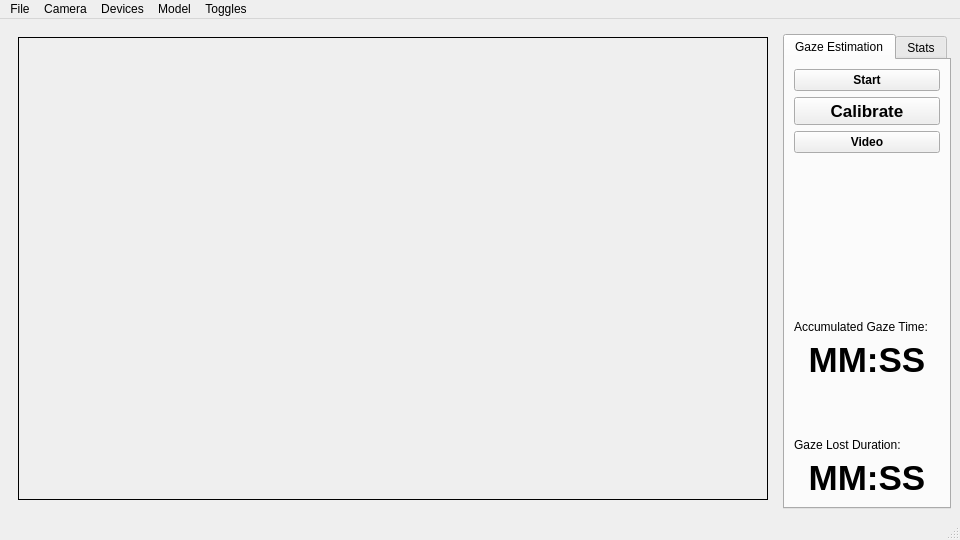
<?xml version="1.0" encoding="UTF-8"?>
<ui version="4.0">
 <class>MainWindow</class>
 <widget class="QMainWindow" name="MainWindow">
  <property name="geometry">
   <rect>
    <x>0</x>
    <y>0</y>
    <width>960</width>
    <height>540</height>
   </rect>
  </property>
  <property name="windowTitle">
   <string>Camera</string>
  </property>
  <widget class="QWidget" name="centralwidget">
   <layout class="QGridLayout" name="gridLayout_3">
    <item row="0" column="0" rowspan="2">
     <widget class="QStackedWidget" name="stackedWidget">
      <property name="sizePolicy">
       <sizepolicy hsizetype="Preferred" vsizetype="Preferred">
        <horstretch>1</horstretch>
        <verstretch>0</verstretch>
       </sizepolicy>
      </property>
      <property name="palette">
       <palette>
        <active>
         <colorrole role="Base">
          <brush brushstyle="SolidPattern">
           <color alpha="255">
            <red>255</red>
            <green>255</green>
            <blue>255</blue>
           </color>
          </brush>
         </colorrole>
         <colorrole role="Window">
          <brush brushstyle="SolidPattern">
           <color alpha="255">
            <red>145</red>
            <green>145</green>
            <blue>145</blue>
           </color>
          </brush>
         </colorrole>
        </active>
        <inactive>
         <colorrole role="Base">
          <brush brushstyle="SolidPattern">
           <color alpha="255">
            <red>255</red>
            <green>255</green>
            <blue>255</blue>
           </color>
          </brush>
         </colorrole>
         <colorrole role="Window">
          <brush brushstyle="SolidPattern">
           <color alpha="255">
            <red>145</red>
            <green>145</green>
            <blue>145</blue>
           </color>
          </brush>
         </colorrole>
        </inactive>
        <disabled>
         <colorrole role="Base">
          <brush brushstyle="SolidPattern">
           <color alpha="255">
            <red>145</red>
            <green>145</green>
            <blue>145</blue>
           </color>
          </brush>
         </colorrole>
         <colorrole role="Window">
          <brush brushstyle="SolidPattern">
           <color alpha="255">
            <red>145</red>
            <green>145</green>
            <blue>145</blue>
           </color>
          </brush>
         </colorrole>
        </disabled>
       </palette>
      </property>
      <property name="currentIndex">
       <number>1</number>
      </property>
      <widget class="QWidget" name="viewfinderPage">
       <layout class="QGridLayout" name="gridLayout_5"/>
      </widget>
      <widget class="QWidget" name="previewPage">
       <layout class="QGridLayout" name="gridLayout_4">
        <item row="0" column="0">
         <widget class="QLabel" name="lastImagePreviewLabel">
          <property name="sizePolicy">
           <sizepolicy hsizetype="Preferred" vsizetype="MinimumExpanding">
            <horstretch>0</horstretch>
            <verstretch>0</verstretch>
           </sizepolicy>
          </property>
          <property name="maximumSize">
           <size>
            <width>1920</width>
            <height>1080</height>
           </size>
          </property>
          <property name="frameShape">
           <enum>QFrame::Box</enum>
          </property>
          <property name="text">
           <string/>
          </property>
         </widget>
        </item>
       </layout>
      </widget>
     </widget>
    </item>
    <item row="1" column="1">
     <widget class="QTabWidget" name="captureWidget">
      <property name="enabled">
       <bool>true</bool>
      </property>
      <property name="currentIndex">
       <number>0</number>
      </property>
      <widget class="QWidget" name="tabCallibration">
       <attribute name="title">
        <string>Gaze Estimation</string>
       </attribute>
       <layout class="QGridLayout" name="gridLayout">
        <item row="4" column="0">
         <spacer name="verticalSpacer_2">
          <property name="orientation">
           <enum>Qt::Vertical</enum>
          </property>
          <property name="sizeHint" stdset="0">
           <size>
            <width>20</width>
            <height>161</height>
           </size>
          </property>
         </spacer>
        </item>
        <item row="7" column="0">
         <widget class="QLabel" name="GazeTime">
          <property name="font">
           <font>
            <pointsize>26</pointsize>
            <bold>true</bold>
           </font>
          </property>
          <property name="layoutDirection">
           <enum>Qt::LeftToRight</enum>
          </property>
          <property name="text">
           <string>MM:SS</string>
          </property>
          <property name="alignment">
           <set>Qt::AlignCenter</set>
          </property>
         </widget>
        </item>
        <item row="6" column="0">
         <widget class="QLabel" name="accumulatedGazeTime">
          <property name="text">
           <string>Accumulated Gaze Time:</string>
          </property>
         </widget>
        </item>
        <item row="2" column="0">
         <widget class="QPushButton" name="pushButton_2">
          <property name="font">
           <font>
            <bold>true</bold>
           </font>
          </property>
          <property name="text">
           <string>Video</string>
          </property>
         </widget>
        </item>
        <item row="1" column="0">
         <widget class="QPushButton" name="Calibrate">
          <property name="enabled">
           <bool>true</bool>
          </property>
          <property name="font">
           <font>
            <pointsize>13</pointsize>
            <bold>true</bold>
           </font>
          </property>
          <property name="text">
           <string>Calibrate</string>
          </property>
         </widget>
        </item>
        <item row="9" column="0">
         <widget class="QLabel" name="gazeLostDuration">
          <property name="text">
           <string>Gaze Lost Duration:</string>
          </property>
         </widget>
        </item>
        <item row="0" column="0">
         <widget class="QPushButton" name="pushButton">
          <property name="font">
           <font>
            <bold>true</bold>
           </font>
          </property>
          <property name="text">
           <string>Start</string>
          </property>
         </widget>
        </item>
        <item row="10" column="0">
         <widget class="QLabel" name="GazeLostTime">
          <property name="font">
           <font>
            <pointsize>26</pointsize>
            <bold>true</bold>
           </font>
          </property>
          <property name="text">
           <string>MM:SS</string>
          </property>
          <property name="alignment">
           <set>Qt::AlignCenter</set>
          </property>
         </widget>
        </item>
        <item row="8" column="0">
         <spacer name="verticalSpacer_3">
          <property name="orientation">
           <enum>Qt::Vertical</enum>
          </property>
          <property name="sizeHint" stdset="0">
           <size>
            <width>20</width>
            <height>40</height>
           </size>
          </property>
         </spacer>
        </item>
       </layout>
      </widget>
      <widget class="QWidget" name="tabStats">
       <attribute name="title">
        <string>Stats</string>
       </attribute>
       <layout class="QGridLayout" name="gridLayout_2">
        <item row="3" column="0">
         <spacer name="verticalSpacer">
          <property name="orientation">
           <enum>Qt::Vertical</enum>
          </property>
          <property name="sizeHint" stdset="0">
           <size>
            <width>20</width>
            <height>76</height>
           </size>
          </property>
         </spacer>
        </item>
        <item row="5" column="0">
         <widget class="QPushButton" name="metaDataButton">
          <property name="text">
           <string>Resource Utilization</string>
          </property>
          <property name="checkable">
           <bool>true</bool>
          </property>
         </widget>
        </item>
        <item row="0" column="0">
         <widget class="QPushButton" name="recordButton">
          <property name="text">
           <string>Daily</string>
          </property>
         </widget>
        </item>
        <item row="1" column="0">
         <widget class="QPushButton" name="pauseButton">
          <property name="text">
           <string>Weekly</string>
          </property>
         </widget>
        </item>
        <item row="4" column="0">
         <widget class="QPushButton" name="muteButton">
          <property name="text">
           <string>Power Utilization</string>
          </property>
          <property name="checkable">
           <bool>true</bool>
          </property>
         </widget>
        </item>
        <item row="2" column="0">
         <widget class="QPushButton" name="stopButton">
          <property name="text">
           <string>Monthly</string>
          </property>
         </widget>
        </item>
       </layout>
      </widget>
     </widget>
    </item>
   </layout>
  </widget>
  <widget class="QMenuBar" name="menubar">
   <property name="geometry">
    <rect>
     <x>0</x>
     <y>0</y>
     <width>960</width>
     <height>37</height>
    </rect>
   </property>
   <widget class="QMenu" name="menuFile">
    <property name="title">
     <string>File</string>
    </property>
    <addaction name="actionShow_Video"/>
    <addaction name="actionStop_Video"/>
    <addaction name="separator"/>
    <addaction name="actionExit"/>
   </widget>
   <widget class="QMenu" name="menuToggles">
    <property name="title">
     <string>Toggles</string>
    </property>
    <addaction name="actionShow_Landmarks"/>
    <addaction name="actionShow_Head_Pose_Axes"/>
    <addaction name="actionShow_Gaze"/>
    <addaction name="actionShow_Face_Bounding_Box"/>
    <addaction name="actionShow_Eye_State"/>
    <addaction name="actionShow_All"/>
    <addaction name="actionShow_None"/>
   </widget>
   <widget class="QMenu" name="menuDevices">
    <property name="title">
     <string>Devices</string>
    </property>
    <addaction name="actionAuto"/>
    <addaction name="actionCPU"/>
    <addaction name="actionGUU"/>
    <addaction name="actionNPU"/>
   </widget>
   <widget class="QMenu" name="menuModel">
    <property name="title">
     <string>Model</string>
    </property>
    <addaction name="actionINT8"/>
    <addaction name="actionFP16"/>
    <addaction name="actionFP32"/>
   </widget>
   <widget class="QMenu" name="menuCamera">
    <property name="title">
     <string>Camera</string>
    </property>
   </widget>
   <addaction name="menuFile"/>
   <addaction name="menuCamera"/>
   <addaction name="menuDevices"/>
   <addaction name="menuModel"/>
   <addaction name="menuToggles"/>
  </widget>
  <widget class="QStatusBar" name="statusbar"/>
  <action name="actionExit">
   <property name="text">
    <string>Close</string>
   </property>
  </action>
  <action name="actionSettings">
   <property name="text">
    <string>Change Settings</string>
   </property>
  </action>
  <action name="actionShow_Landmarks">
   <property name="text">
    <string>Show Landmarks</string>
   </property>
  </action>
  <action name="actionShow_Head_Pose_Axes">
   <property name="text">
    <string>Show Head Pose Axes</string>
   </property>
  </action>
  <action name="actionShow_Gaze">
   <property name="text">
    <string>Show Gaze</string>
   </property>
  </action>
  <action name="actionShow_Face_Bounding_Box">
   <property name="text">
    <string>Show Face Bounding Box</string>
   </property>
  </action>
  <action name="actionShow_Eye_State">
   <property name="text">
    <string>Show Eye State</string>
   </property>
  </action>
  <action name="actionShow_All">
   <property name="text">
    <string>Show All</string>
   </property>
  </action>
  <action name="actionShow_None">
   <property name="text">
    <string>Show None</string>
   </property>
  </action>
  <action name="actionAuto">
   <property name="text">
    <string>Auto</string>
   </property>
  </action>
  <action name="actionCPU">
   <property name="text">
    <string>CPU</string>
   </property>
  </action>
  <action name="actionGUU">
   <property name="text">
    <string>GUU</string>
   </property>
  </action>
  <action name="actionNPU">
   <property name="text">
    <string>NPU</string>
   </property>
  </action>
  <action name="actionINT8">
   <property name="text">
    <string>INT8</string>
   </property>
  </action>
  <action name="actionFP16">
   <property name="text">
    <string>FP16</string>
   </property>
  </action>
  <action name="actionFP32">
   <property name="text">
    <string>FP32</string>
   </property>
  </action>
  <action name="actionShow_Video">
   <property name="text">
    <string>Show Video</string>
   </property>
  </action>
  <action name="actionStop_Video">
   <property name="text">
    <string>Stop Video</string>
   </property>
  </action>
 </widget>
 <resources/>
 <connections/>
 <slots>
  <slot>record()</slot>
  <slot>pause()</slot>
  <slot>stop()</slot>
  <slot>enablePreview(bool)</slot>
  <slot>configureCaptureSettings()</slot>
  <slot>takeImage()</slot>
  <slot>startCamera()</slot>
  <slot>toggleLock()</slot>
  <slot>setMuted(bool)</slot>
  <slot>stopCamera()</slot>
  <slot>setExposureCompensation(int)</slot>
 </slots>
</ui>
